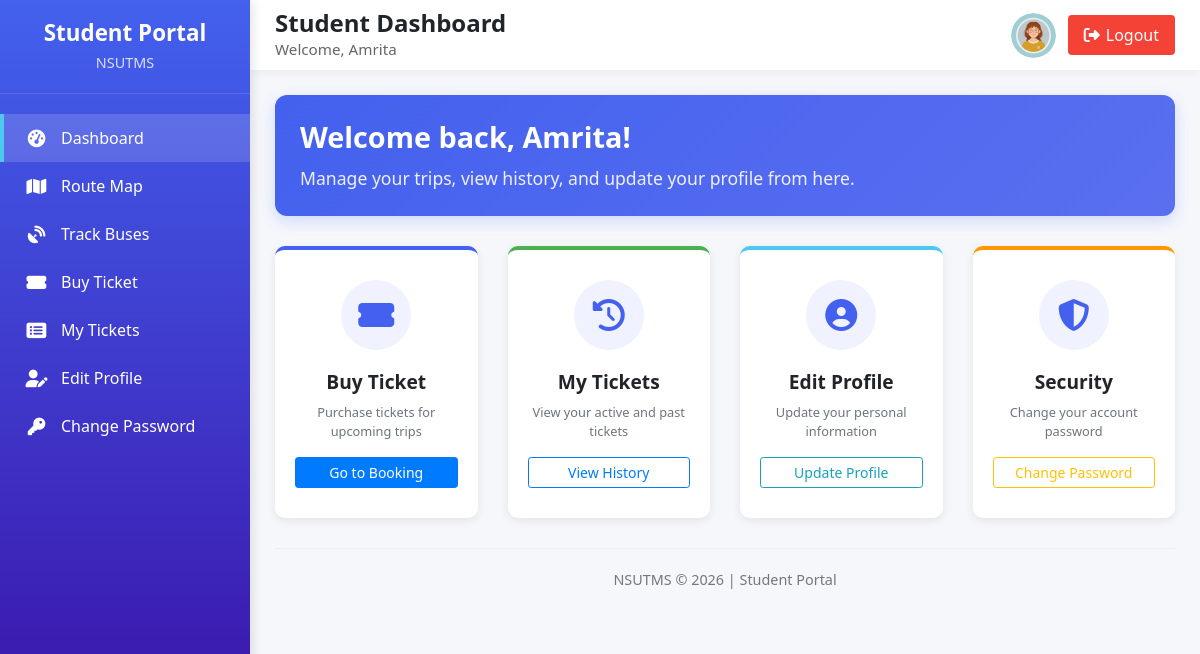
The page /student/dashboard.php (signed in) on the database its author committed.
### tables this page shows
CREATE TABLE `users` (
  `id` int(11) NOT NULL,
  `first_name` varchar(50) DEFAULT NULL,
  `last_name` varchar(50) DEFAULT NULL,
  `student_id` varchar(20) DEFAULT NULL,
  `email` varchar(100) NOT NULL,
  `phone` varchar(15) DEFAULT NULL,
  `gender` enum('male','female') DEFAULT NULL,
  `password` varchar(255) NOT NULL,
  `role` enum('student','driver','admin') NOT NULL,
  `created_at` timestamp NOT NULL DEFAULT current_timestamp(),
  `driving_license` varchar(50) DEFAULT NULL,
  `nid` varchar(50) DEFAULT NULL,
  `years_of_experience` int(11) DEFAULT NULL
);

### student/dashboard.php (the view, shortened to what this page needs)
<?php
include '../db.php';
$stmt = $conn->prepare("SELECT * FROM users WHERE id = ?");
$stmt->bind_param("i", $_SESSION['user_id']);
$stmt->execute();
$user = $stmt->get_result()->fetch_assoc();
?>
<!DOCTYPE html>
<html lang="en">
<head>
    <link rel="stylesheet" href="../assets/css/bootstrap.min.css">
    <link rel="stylesheet" href="https://cdnjs.cloudflare.com/ajax/libs/font-awesome/6.4.0/css/all.min.css">
    <link rel="stylesheet" href="../assets/css/custom.css">
</head>
<body>
    <div class="admin-container">
        <div class="admin-sidebar">
            <div class="sidebar-header">
                <h3>Student Portal</h3>
                <p>NSUTMS</p>
            </div>
            <div class="sidebar-menu">
                <a href="dashboard.php" class="menu-item active">
                    <i class="fas fa-tachometer-alt"></i>
                    <span>Dashboard</span>
                </a>
                <a href="map.php" class="menu-item">
                    <i class="fas fa-map"></i>
                    <span>Route Map</span>
                </a>
                <a href="track_buses.php" class="menu-item">
                    <i class="fas fa-satellite-dish"></i>
                    <span>Track Buses</span>
                </a>
                <a href="buy_ticket.php" class="menu-item">
                    <i class="fas fa-ticket-alt"></i>
                    <span>Buy Ticket</span>
                </a>
                <a href="my_tickets.php" class="menu-item">
                    <i class="fas fa-list-alt"></i>
                    <span>My Tickets</span>
                </a>
                <a href="edit_profile.php" class="menu-item">
                    <i class="fas fa-user-edit"></i>
                    <span>Edit Profile</span>
                </a>
                <a href="change_password.php" class="menu-item">
                    <i class="fas fa-key"></i>
                    <span>Change Password</span>
                </a>
            </div>
        </div>
        <div class="admin-main">
            <div class="admin-header">
                <div class="header-left">
                    <h1>Student Dashboard</h1>
                    <div class="welcome-text">Welcome, <?php echo htmlspecialchars($user['first_name']); ?></div>
                </div>
                <div class="user-info">
                    <div class="user-avatar" style="padding: 0; overflow: hidden; background: transparent;">
                        <?php
                        $avatar_role = isset($_SESSION['role']) ? strtolower($_SESSION['role']) : (isset($user['role']) ? strtolower($user['role']) : 'student');
                        $avatar_gender = 'male';
                        if (isset($user['gender'])) $avatar_gender = strtolower($user['gender']);
                        elseif (isset($user_header['gender'])) $avatar_gender = strtolower($user_header['gender']);
                        elseif (isset($gender)) $avatar_gender = strtolower($gender);
                        $avatar_url = '../assets/img/avatars/student_male.png';
                        if ($avatar_role === 'admin') $avatar_url = '../assets/img/avatars/admin.png';
                        elseif ($avatar_role === 'driver') $avatar_url = '../assets/img/avatars/driver.png';
                        elseif ($avatar_gender === 'female') $avatar_url = '../assets/img/avatars/student_female.png';
                        echo '<img src="' . $avatar_url . '" alt="Avatar" style="width: 100%; height: 100%; object-fit: cover; border-radius: 50%;">';
                        ?>
                    </div>
                    <a href="../logout.php" class="logout-btn">
                        <i class="fas fa-sign-out-alt"></i> Logout
                    </a>
                </div>
            </div>
            <div class="dashboard-content">
                <div class="welcome-card">
                    <h2>Welcome back, <?php echo htmlspecialchars($user['first_name']); ?>!</h2>
                    <p>Manage your trips, view history, and update your profile from here.</p>
                </div>
                <div class="row g-4">
                    <div class="col-md-6 col-lg-3">
                        <div class="content-card ticket text-center">
                            <div class="action-icon">
                                <i class="fas fa-ticket-alt"></i>
                            </div>
                            <h5>Buy Ticket</h5>
                            <p class="text-muted small mb-3">Purchase tickets for upcoming trips</p>
                            <a href="buy_ticket.php" class="btn btn-primary btn-sm w-100">Go to Booking</a>
                        </div>
                    </div>
                    <div class="col-md-6 col-lg-3">
                        <div class="content-card history text-center">
                            <div class="action-icon">
                                <i class="fas fa-history"></i>
                            </div>
                            <h5>My Tickets</h5>
                            <p class="text-muted small mb-3">View your active and past tickets</p>
                            <a href="my_tickets.php" class="btn btn-outline-primary btn-sm w-100">View History</a>
                        </div>
                    </div>
                    <div class="col-md-6 col-lg-3">
                        <div class="content-card profile text-center">
                            <div class="action-icon">
                                <i class="fas fa-user-circle"></i>
                            </div>
                            <h5>Edit Profile</h5>
                            <p class="text-muted small mb-3">Update your personal information</p>
                            <a href="edit_profile.php" class="btn btn-outline-info btn-sm w-100">Update Profile</a>
                        </div>
                    </div>
                    <div class="col-md-6 col-lg-3">
                        <div class="content-card security text-center">
                            <div class="action-icon">
                                <i class="fas fa-shield-alt"></i>
                            </div>
                            <h5>Security</h5>
                            <p class="text-muted small mb-3">Change your account password</p>
                            <a href="change_password.php" class="btn btn-outline-warning btn-sm w-100">Change Password</a>
                        </div>
                    </div>
                </div>
                <div class="footer">
                    <p>NSUTMS &copy; <?php echo date('Y'); ?> | Student Portal</p>
                </div>
            </div>
        </div>
    </div>
</body>
</html>

### assets/css/custom.css (style rules this page uses)
body { font-family: Arial, sans-serif; }

### student/dashboard.php (style rules this page uses)
:root { --primary-color: #4361ee; --secondary-color: #3a0ca3; --accent-color: #4cc9f0; --light-color: #f8f9fa; --dark-color: #212529; --success-color: #4CAF50; --warning-color: #ff9800; --danger-color: #f44336; --sidebar-width: 250px; --header-height: 70px; }
body { font-family: 'Segoe UI', Tahoma, Geneva, Verdana, sans-serif; background-color: #f5f7fb; color: #333; margin: 0; padding: 0; }
.admin-container { display: flex; min-height: 100vh; }
.admin-sidebar { width: var(--sidebar-width); background: linear-gradient(180deg, var(--primary-color), var(--secondary-color)); color: white; padding: 0; box-shadow: 3px 0 10px rgba(0, 0, 0, 0.1); z-index: 100; position: fixed; height: 100%; }
.sidebar-header { padding: 20px; text-align: center; border-bottom: 1px solid rgba(255, 255, 255, 0.1); }
.sidebar-header h3 { font-weight: 600; margin: 0; font-size: 1.4rem; }
.sidebar-header p { opacity: 0.8; font-size: 0.9rem; margin: 5px 0 0; }
.sidebar-menu { padding: 20px 0; }
.menu-item { padding: 12px 20px; display: flex; align-items: center; color: white; text-decoration: none; transition: all 0.3s; border-left: 4px solid transparent; }
.menu-item.active { background-color: rgba(255, 255, 255, 0.15); border-left: 4px solid var(--accent-color); }
.menu-item i { margin-right: 12px; font-size: 1.1rem; width: 25px; text-align: center; }
.admin-main { flex: 1; margin-left: var(--sidebar-width); padding: 0; }
.admin-header { height: var(--header-height); background-color: white; box-shadow: 0 2px 10px rgba(0, 0, 0, 0.05); display: flex; justify-content: space-between; align-items: center; padding: 0 25px; position: sticky; top: 0; z-index: 99; }
.header-left h1 { font-size: 1.5rem; color: var(--dark-color); margin: 0; font-weight: 600; }
.welcome-text { font-size: 0.95rem; color: #666; }
.user-info { display: flex; align-items: center; }
.user-avatar { width: 45px; height: 45px; border-radius: 50%; background: linear-gradient(45deg, var(--primary-color), var(--accent-color)); color: white; display: flex; align-items: center; justify-content: center; font-weight: 600; margin-right: 12px; font-size: 1.2rem; }
.logout-btn { background-color: var(--danger-color); color: white; border: none; padding: 8px 16px; border-radius: 4px; font-weight: 500; transition: all 0.3s; text-decoration: none; display: inline-flex; align-items: center; }
.logout-btn i { margin-right: 6px; }
.dashboard-content { padding: 25px; }
.welcome-card { background: linear-gradient(135deg, var(--primary-color), #5a6ff0); color: white; border-radius: 12px; padding: 25px; margin-bottom: 30px; box-shadow: 0 5px 15px rgba(67, 97, 238, 0.2); }
.welcome-card h2 { font-weight: 600; font-size: 1.8rem; margin-bottom: 10px; }
.welcome-card p { opacity: 0.9; margin-bottom: 0; font-size: 1.1rem; }
.content-card { background-color: white; border-radius: 10px; padding: 30px 20px; box-shadow: 0 3px 10px rgba(0, 0, 0, 0.08); margin-bottom: 0; height: 100%; transition: all 0.3s; border-top: 4px solid var(--primary-color); display: flex; flex-direction: column; align-items: center; justify-content: center; }
.content-card.ticket { border-top-color: var(--primary-color); }
.content-card.history { border-top-color: var(--success-color); }
.content-card.profile { border-top-color: var(--accent-color); }
.content-card.security { border-top-color: var(--warning-color); }
.action-icon { width: 70px; height: 70px; border-radius: 50%; background-color: #f0f2ff; display: flex; align-items: center; justify-content: center; font-size: 2rem; margin-bottom: 20px; color: var(--primary-color); transition: all 0.3s; }
.content-card h5 { font-size: 1.2rem; font-weight: 600; margin-bottom: 10px; color: var(--dark-color); }
.footer { text-align: center; padding: 20px; color: #777; font-size: 0.9rem; border-top: 1px solid #eee; margin-top: 30px; }

### rows shown on the page
users: first_name "Amrita", gender (picture)
